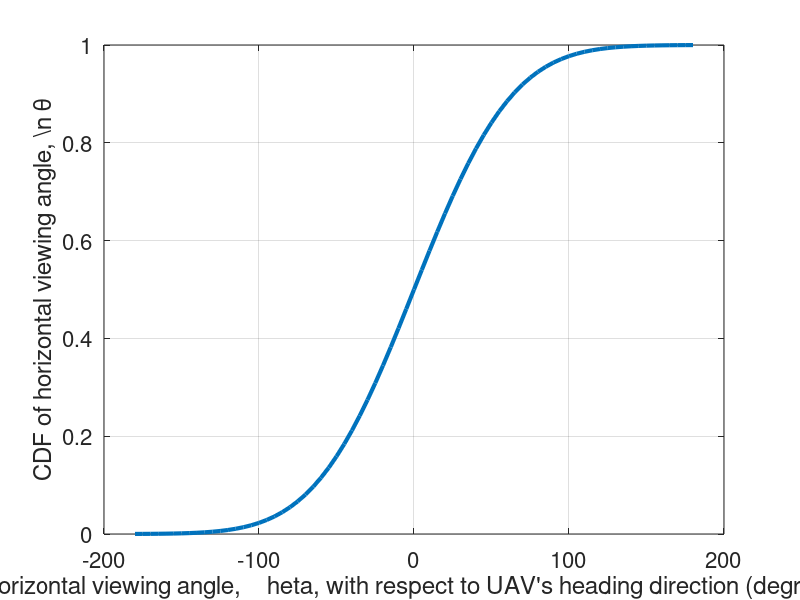
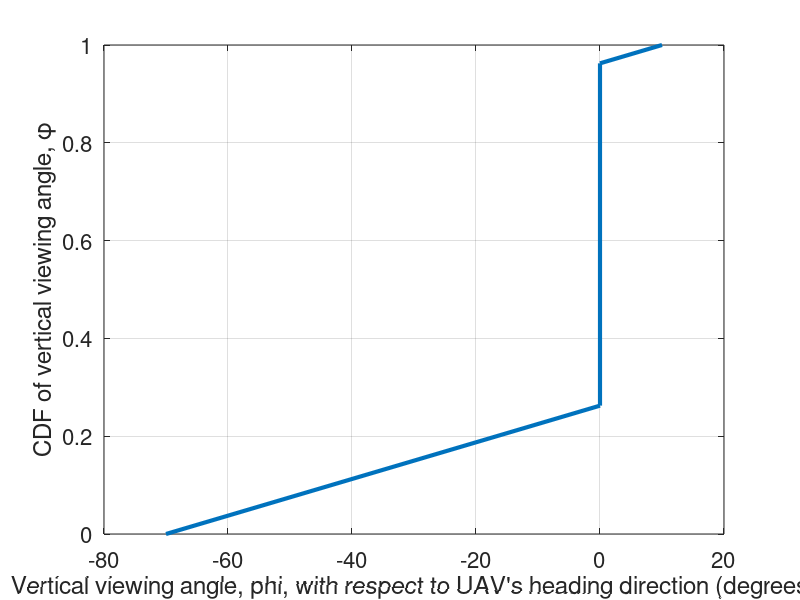

Write the MATLAB code that produced these figures, in order.
thetas = [-180:5:180];
phis = [-90:5:90];

mean_theta = 0;
sigma_theta = 50;
theta_h = 100;
phi_N = 10;
phi_S = 70;
p = 0.7;

cdfThetaAll = [];
for theta = thetas
    cdfTheta = normcdf(theta, mean_theta, sigma_theta);
    cdfThetaAll = [cdfThetaAll; cdfTheta];
end
figure;
plot(thetas, cdfThetaAll, 'LineWidth', 3);
grid on;
xlabel("Horizontal viewing angle, \theta, with respect to UAV's heading direction (degrees)");
ylabel('CDF of horizontal viewing angle, \n \theta');
set(gca, 'FontSize', 16);

phiZeroPerc = phi_S/(phi_N + phi_S);
phiZeroProbLeft = phiZeroPerc*(1-p);
phiZeroProbRight = phiZeroPerc*(1-p) + p
phiNorthProb = 1;
phis = [-phi_S, 0, 0, phi_N];
cdfPhis = [0, phiZeroProbLeft, phiZeroProbRight, phiNorthProb];
figure;
plot(phis, cdfPhis, 'LineWidth', 3);
xlabel("Vertical viewing angle, \phi, with respect to UAV's heading direction (degrees)");
ylabel('CDF of vertical viewing angle, \phi');
grid on;
set(gca, 'FontSize', 16);